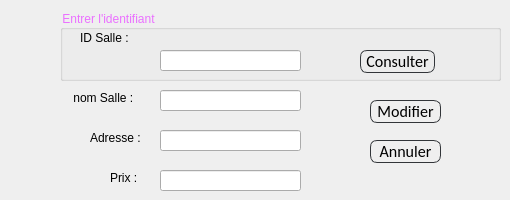
     <widget class="QWidget" name="Modifier_Salle">
      <attribute name="title">
       <string>Modifier Salle</string>
      </attribute>
      <widget class="QLineEdit" name="le_mod_nom">
       <property name="geometry">
        <rect>
         <x>160</x>
         <y>90</y>
         <width>141</width>
         <height>21</height>
        </rect>
       </property>
       <property name="text">
        <string/>
       </property>
      </widget>
      <widget class="QLineEdit" name="le_mod_ad">
       <property name="geometry">
        <rect>
         <x>160</x>
         <y>130</y>
         <width>141</width>
         <height>21</height>
        </rect>
       </property>
       <property name="text">
        <string/>
       </property>
      </widget>
      <widget class="QLineEdit" name="le_mod_p">
       <property name="geometry">
        <rect>
         <x>160</x>
         <y>170</y>
         <width>141</width>
         <height>21</height>
        </rect>
       </property>
       <property name="text">
        <string/>
       </property>
      </widget>
      <widget class="QLabel" name="label_8">
       <property name="geometry">
        <rect>
         <x>70</x>
         <y>90</y>
         <width>81</width>
         <height>16</height>
        </rect>
       </property>
       <property name="styleSheet">
        <string notr="true">font: 75 11pt &quot;MS Shell Dlg 2&quot;;
color: rgb(0, 0, 0);</string>
       </property>
       <property name="text">
        <string> nom Salle :</string>
       </property>
      </widget>
      <widget class="QLabel" name="label_11">
       <property name="geometry">
        <rect>
         <x>90</x>
         <y>130</y>
         <width>61</width>
         <height>16</height>
        </rect>
       </property>
       <property name="styleSheet">
        <string notr="true">font: 75 11pt &quot;MS Shell Dlg 2&quot;;
color: rgb(0, 0, 0);</string>
       </property>
       <property name="text">
        <string>Adresse :</string>
       </property>
      </widget>
      <widget class="QLabel" name="label_12">
       <property name="geometry">
        <rect>
         <x>110</x>
         <y>170</y>
         <width>61</width>
         <height>16</height>
        </rect>
       </property>
       <property name="styleSheet">
        <string notr="true">font: 75 11pt &quot;MS Shell Dlg 2&quot;;
color: rgb(0, 0, 0);</string>
       </property>
       <property name="text">
        <string>Prix :</string>
       </property>
      </widget>
      <widget class="QPushButton" name="Modifier_Modifiersalle">
       <property name="geometry">
        <rect>
         <x>370</x>
         <y>100</y>
         <width>71</width>
         <height>23</height>
        </rect>
       </property>
       <property name="styleSheet">
        <string notr="true">QPushButton
{
	background: transparent;
	border-style:solid;
	border-radius:7px;
	border-width:1px;
border-color: rgb(50, 53, 57);
	color:rgb(0,0,0);
	font-size:16px;
font-family:Calibri;
}

QPushButton:hover
{
	background-color: #00000000;
	border-color: rgb(30, 227, 0);
	/*color:rgb(30, 227, 0);*/
}

QPushButton:focus
{
	background-color:  rgb(30, 227, 0);
	border-color: rgba(30, 227, 0,0);
	color:rgb(255, 255, 255);
}</string>
       </property>
       <property name="text">
        <string>Modifier</string>
       </property>
      </widget>
      <widget class="QPushButton" name="Annuler_Modifiersalle">
       <property name="geometry">
        <rect>
         <x>370</x>
         <y>140</y>
         <width>71</width>
         <height>23</height>
        </rect>
       </property>
       <property name="styleSheet">
        <string notr="true">QPushButton
{
	background: transparent;
	border-style:solid;
	border-radius:7px;
	border-width:1px;
border-color: rgb(50, 53, 57);
	color:rgb(0,0,0);
	font-size:16px;
font-family:Calibri;
}

QPushButton:hover
{
	background-color: #00000000;
	border-color: rgb(255, 0, 0);
	/*color:rgb(30, 227, 0);*/
}

QPushButton:focus
{
	background-color: rgb(255, 0, 0);
	border-color:rgb(255, 0, 0);
	color:rgb(255, 255, 255);
}</string>
       </property>
       <property name="text">
        <string>Annuler</string>
       </property>
      </widget>
      <widget class="QGroupBox" name="groupBox">
       <property name="geometry">
        <rect>
         <x>60</x>
         <y>10</y>
         <width>441</width>
         <height>71</height>
        </rect>
       </property>
       <property name="styleSheet">
        <string notr="true">font: 75 italic 11pt &quot;Times New Roman&quot;;
color: rgb(234, 112, 255);</string>
       </property>
       <property name="title">
        <string>Entrer l'identifiant</string>
       </property>
       <widget class="QLineEdit" name="le_id_mod">
        <property name="geometry">
         <rect>
          <x>100</x>
          <y>40</y>
          <width>141</width>
          <height>21</height>
         </rect>
        </property>
        <property name="text">
         <string/>
        </property>
       </widget>
       <widget class="QPushButton" name="consulter_mod_salle">
        <property name="geometry">
         <rect>
          <x>300</x>
          <y>40</y>
          <width>75</width>
          <height>23</height>
         </rect>
        </property>
        <property name="styleSheet">
         <string notr="true">QPushButton
{
	background: transparent;
	border-style:solid;
	border-radius:7px;
	border-width:1px;
border-color: rgb(50, 53, 57);
	color:rgb(0,0,0);
	font-size:16px;
font-family:Calibri;
}

QPushButton:hover
{
	background-color: #00000000;
	border-color: rgb(30, 227, 0);
	/*color:rgb(30, 227, 0);*/
}

QPushButton:focus
{
	background-color:  rgb(30, 227, 0);
	border-color: rgba(30, 227, 0,0);
	color:rgb(255, 255, 255);
}</string>
        </property>
        <property name="text">
         <string>Consulter</string>
        </property>
       </widget>
       <widget class="QLabel" name="label_7">
        <property name="geometry">
         <rect>
          <x>20</x>
          <y>20</y>
          <width>61</width>
          <height>16</height>
         </rect>
        </property>
        <property name="styleSheet">
         <string notr="true">font: 75 11pt &quot;MS Shell Dlg 2&quot;;
color: rgb(0, 0, 0);</string>
        </property>
        <property name="text">
         <string>ID Salle :</string>
        </property>
       </widget>
      </widget>
     </widget>
